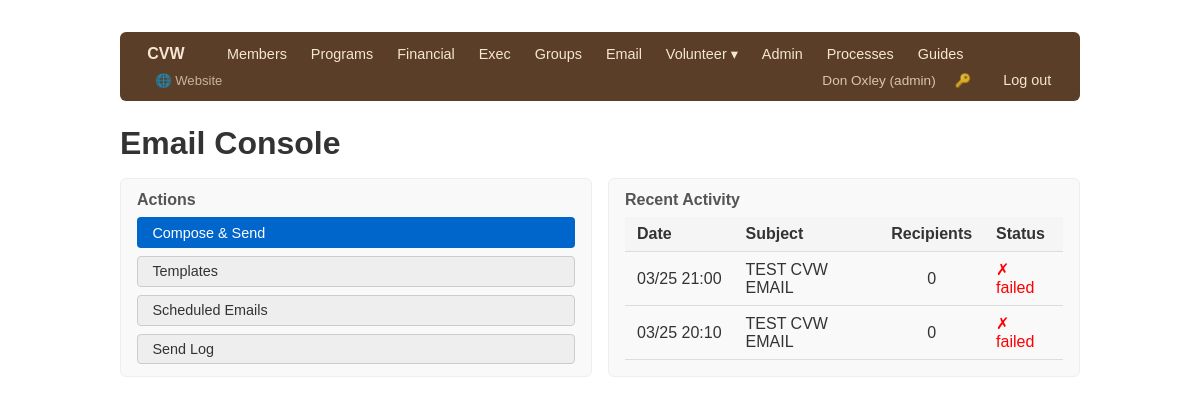
The app's page /email/ (signed in) with its own data.
### app/models/user.py (models this page shows, shortened)
class User(Base):
    __tablename__ = "users"
    id = Column(Integer, primary_key=True, index=True)
    username = Column(String, unique=True, nullable=False, index=True)
    full_name = Column(String, nullable=False)
    role = Column(String, nullable=False)       # see ROLES
    hashed_password = Column(String, nullable=False)
    active = Column(Boolean, default=True)
    must_change_password = Column(Boolean, default=False)
    member_id = Column(Integer, ForeignKey("members.id"), nullable=True)
    created_at = Column(DateTime, server_default=func.now())
    member = relationship("Member", backref="user_account")

### app/models/email_models.py (models this page shows)
class EmailLog(Base):
    __tablename__ = "email_logs"
    id = Column(Integer, primary_key=True, index=True)
    sent_at = Column(DateTime, server_default=func.now())
    subject = Column(String)
    recipient_count = Column(Integer, default=0)
    group_id = Column(Integer, ForeignKey("member_groups.id"), nullable=True)
    template_id = Column(Integer, ForeignKey("email_templates.id"), nullable=True)
    sent_by = Column(String)        # username of sender (or "scheduler")
    status = Column(String, default="sent")   # sent | failed | partial
    error_detail = Column(String)
    group = relationship("MemberGroup")
    template = relationship("EmailTemplate")

### app/routers/email_.py (the view)
@router.get("/", response_class=HTMLResponse)
def email_index(request: Request, _=auth, db: Session = Depends(get_db)):
    recent_logs = db.query(EmailLog).order_by(EmailLog.sent_at.desc()).limit(10).all()
    return templates.TemplateResponse("email/index.html", {
        "request": request, "recent_logs": recent_logs
    })

### app/templates/email/index.html (shortened to what this page needs)
{% extends "base.html" %}
{% block content %}
<h1>Email Console</h1>
<div class="detail-grid">
    <section>
        <h2>Actions</h2>
        <div style="display:flex; flex-direction:column; gap:0.5rem">
            <a href="/email/compose" class="btn btn-primary">Compose &amp; Send</a>
            <a href="/email/templates" class="btn btn-secondary">Templates</a>
            <a href="/email/scheduled" class="btn btn-secondary">Scheduled Emails</a>
            <a href="/email/log" class="btn btn-secondary">Send Log</a>
        </div>
    </section>
    <section>
        <h2>Recent Activity</h2>
        {% if recent_logs %}
        <table>
            <thead><tr><th>Date</th><th>Subject</th><th>Recipients</th><th>Status</th></tr></thead>
            <tbody>
            {% for log in recent_logs %}
            <tr>
                <td style="white-space:nowrap">{{ log.sent_at.strftime('%m/%d %H:%M') if log.sent_at else '—' }}</td>
                <td>{{ log.subject }}</td>
                <td style="text-align:center">{{ log.recipient_count }}</td>
                <td>
                    {% if log.status == 'sent' %}<span style="color:green">✓ sent</span>
                    {% elif log.status == 'failed' %}<span style="color:red">✗ failed</span>
                    {% else %}<span style="color:orange">⚠ partial</span>{% endif %}
                </td>
            </tr>
            {% endfor %}
            </tbody>
        </table>
        {% else %}
        <p style="color:#888">No emails sent yet.</p>
        {% endif %}
    </section>
</div>
{% endblock %}

### app/templates/base.html (shortened to what this page needs)
<!DOCTYPE html>
<html lang="en">
<head>
</head>
<body>
<nav>
    <a href="/" class="nav-brand" style="text-decoration:none">CVW</a>
    {% if request.state.user %}
        {% set role = request.state.user.role %}
        {% if role in ['admin', 'exec', 'membership'] %}
            <a href="/members/">Members</a>
        {% endif %}
        {% if role in ['admin', 'exec', 'program'] %}
            <a href="/programs/">Programs</a>
        {% endif %}
        {% if role in ['admin', 'financial'] %}
            <a href="/financial/">Financial</a>
        {% endif %}
        {% if role in ['admin', 'exec'] %}
            <a href="/exec/">Exec</a>
        {% endif %}
        {% if role in ['admin', 'membership'] %}
            <a href="/groups/">Groups</a>
            <a href="/email/">Email</a>
        {% endif %}
        {% if role in ['admin', 'librarian'] %}
        <div class="nav-dropdown">
            <a href="#">Volunteer ▾</a>
        </div>
        {% endif %}
        {% if role == 'admin' %}
            <a href="/admin/">Admin</a>
        {% endif %}
        <a href="/processes/">Processes</a>
        <a href="/guides/">Guides</a>
        <a href="/site/" style="margin-left:0.5rem; opacity:0.7; font-size:0.82rem">🌐 Website</a>
        <div class="nav-right">
            <span class="nav-user">{{ request.state.user.full_name }} ({{ role }})</span>
            <a href="/change-password" title="Change password" style="font-size:0.82rem; opacity:0.8">🔑</a>
            <a href="/logout">Log out</a>
        </div>
    {% else %}
        <div class="nav-right"><a href="/login">Log in</a></div>
    {% endif %}
</nav>
{% block content %}{% endblock %}
</body>
</html>

### app/templates/base.html (style rules this page uses)
body { font-family: sans-serif; max-width: 960px; margin: 2rem auto; padding: 0 1rem; color: #333; }
nav { margin-bottom: 1.5rem; background: #5a3e28; padding: 0.5rem 1rem; border-radius: 6px; display: flex; align-items: center; gap: 0; flex-wrap: wrap; }
nav .nav-brand { color: #f5e6d3; font-weight: 700; font-size: 1rem; margin-right: 1.25rem; }
nav a { margin-right: 0.1rem; text-decoration: none; color: #f5e6d3; font-size: 0.9rem; padding: 0.3rem 0.7rem; border-radius: 4px; }
nav .nav-right { margin-left: auto; display: flex; align-items: center; gap: 0.5rem; }
.nav-dropdown { position: relative; display: inline-block; }
.nav-dropdown > a { margin-right: 0.1rem; }
nav .nav-user { color: #d9c4b0; font-size: 0.85rem; }
table { width: 100%; border-collapse: collapse; }
th, td { text-align: left; padding: 0.5rem 0.75rem; border-bottom: 1px solid #ddd; }
th { background: #f5f5f5; font-weight: 600; }
.btn { display: inline-block; padding: 0.4rem 0.9rem; border-radius: 4px; text-decoration: none; font-size: 0.9rem; border: 1px solid transparent; cursor: pointer; }
.btn-primary { background: #0066cc; color: white; }
.btn-secondary { background: #eee; color: #333; border-color: #ccc; }
h1 { margin-bottom: 1rem; }
.detail-grid { display: grid; grid-template-columns: 1fr 1fr; gap: 1rem; margin-bottom: 1.5rem; }
.detail-grid section { background: #f9f9f9; border: 1px solid #eee; border-radius: 6px; padding: 0.75rem 1rem; }
.detail-grid h2 { margin: 0 0 0.5rem; font-size: 1rem; color: #555; }

### records on screen
User: state.user.full_name "Don Oxley", role "admin"
EmailLog: sent_at "03/25 21:00", subject "TEST CVW EMAIL", recipient_count "0", status "✗ failed"
EmailLog: sent_at "03/25 20:10", subject "TEST CVW EMAIL", recipient_count "0", status "✗ failed"
